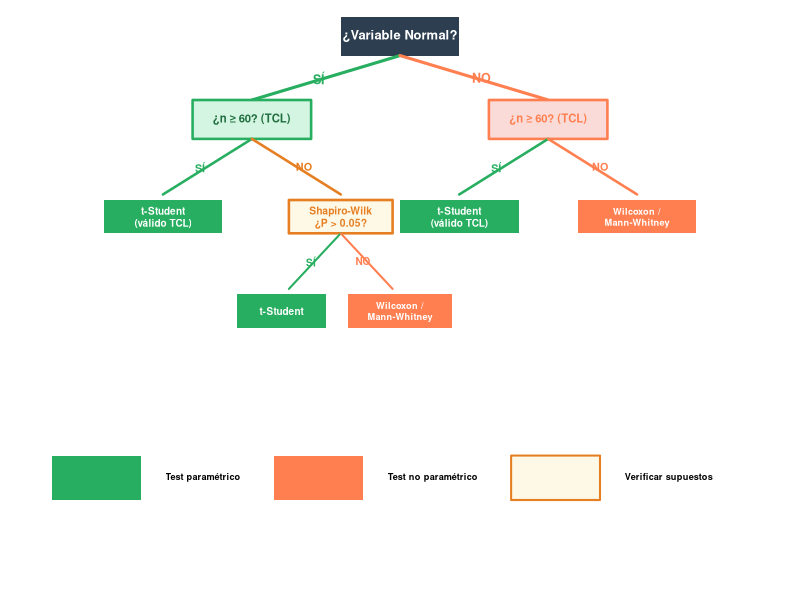
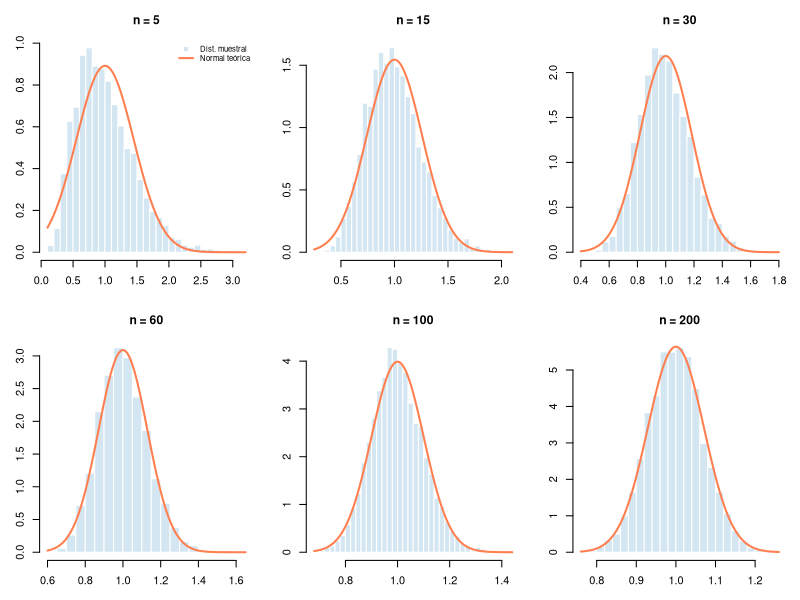
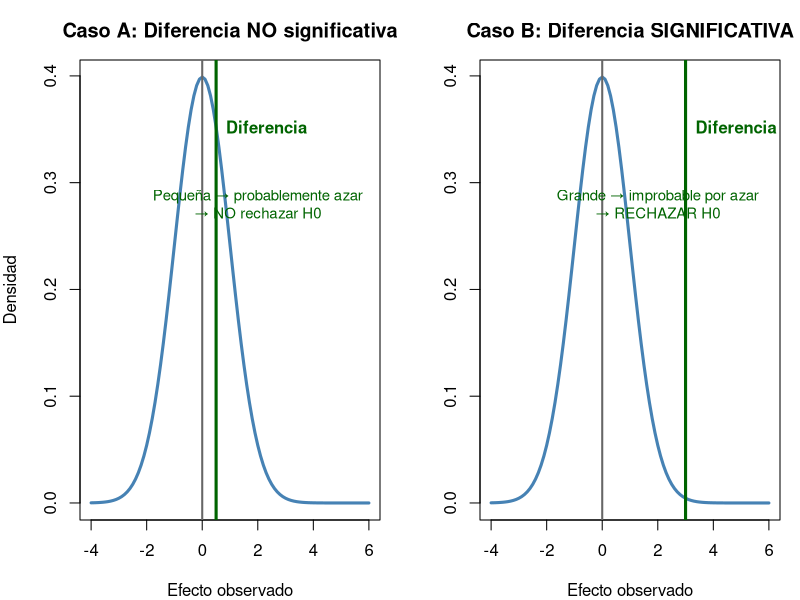
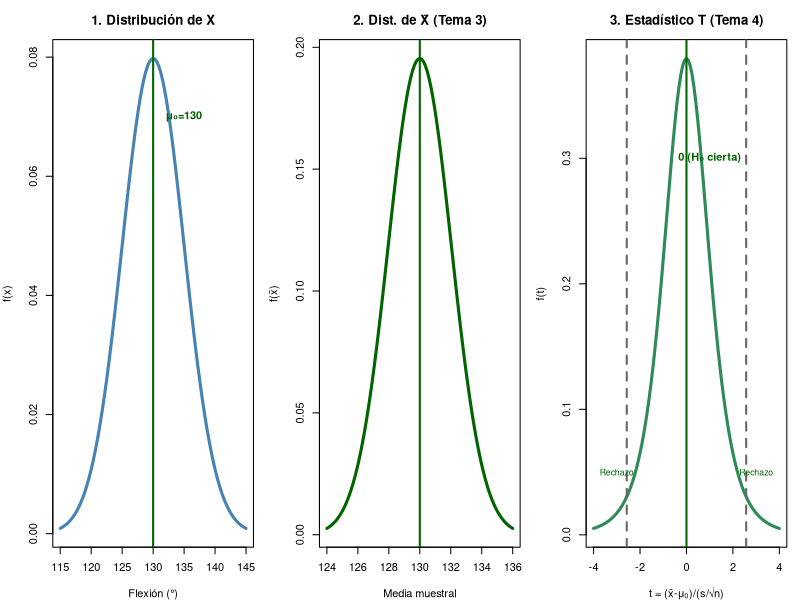
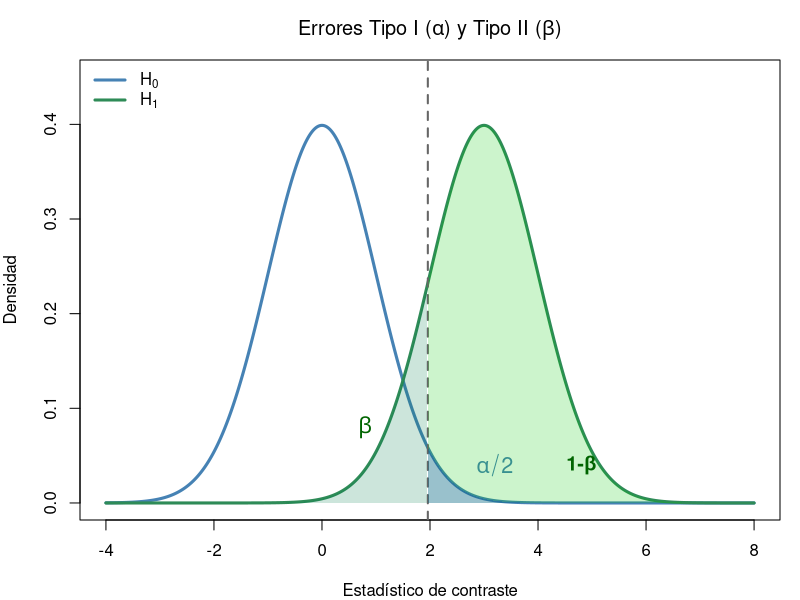
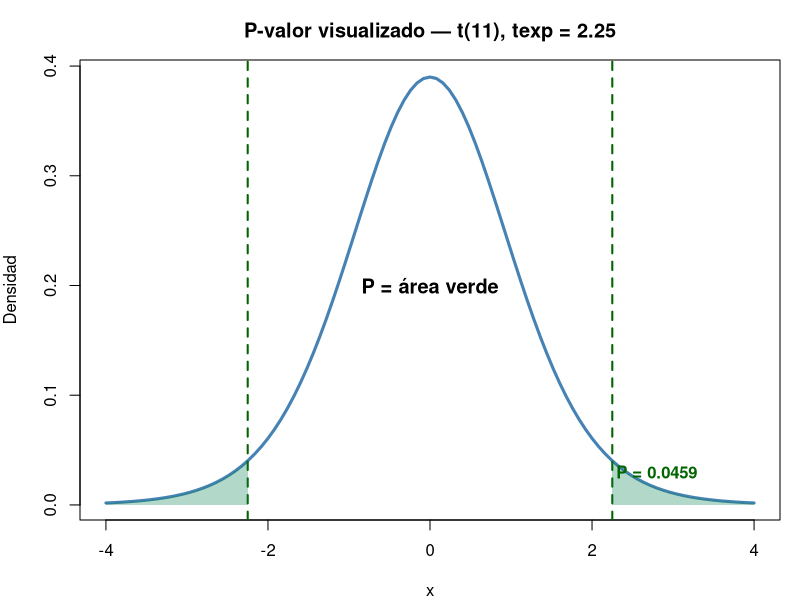
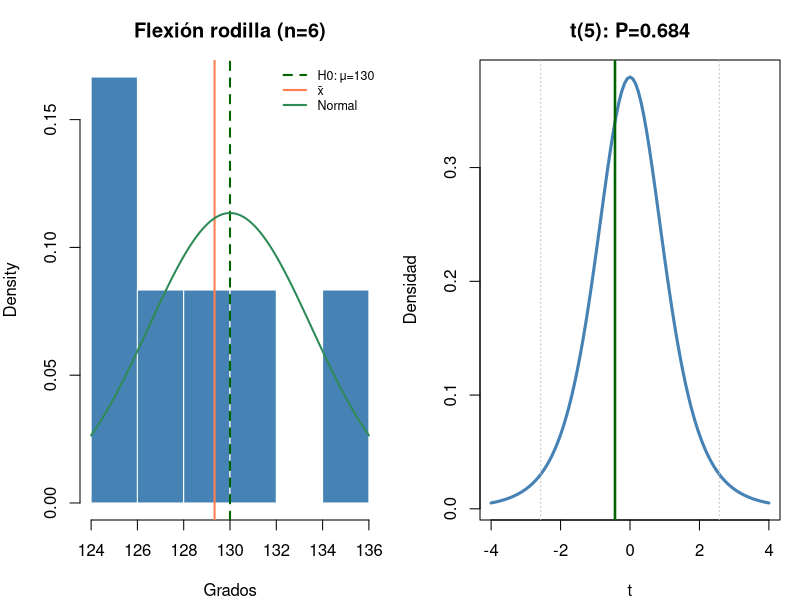
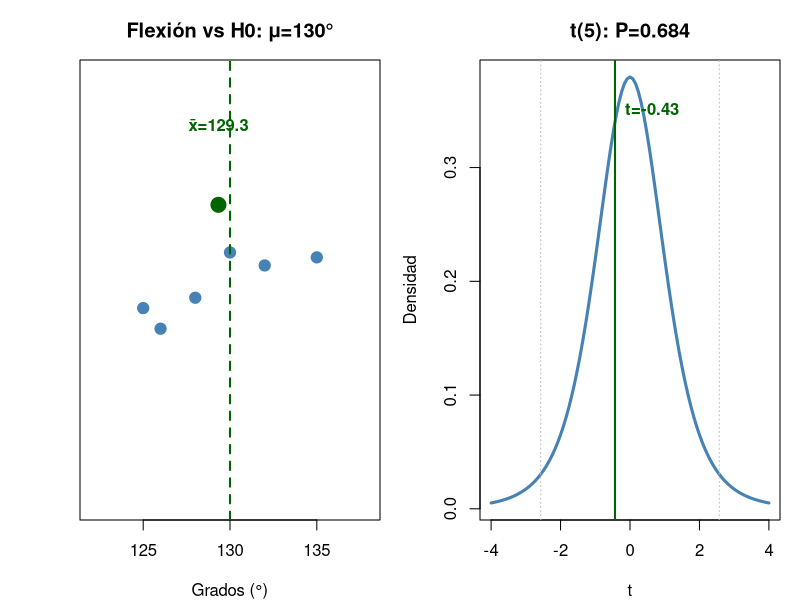

Generate these figures, in order, with R:
## ---- chunk 1
#| fig-height: 5
#| fig-alt: "Árbol de decisión clínico para elegir el test estadístico adecuado. Empieza preguntando si la variable es Normal. Si es Normal, pregunta si n≥60. Si no es Normal, también pregunta si n≥60. Las ramas llevan a t-Student, Shapiro-Wilk o tests no paramétricos."
par(mar=c(0,0,0,0), bg=NA)
plot(NA, xlim=c(0,10), ylim=c(0,10), axes=F, xlab="", ylab="")

# ── Nodo raíz ──
rect(4.2, 9.4, 5.8, 10.1, col="#2c3e50", border=NA, lwd=0)
text(5, 9.75, "¿Variable Normal?", cex=0.78, font=2, col="white")

# Ramas principales con gradiente
segments(5, 9.4, 3, 8.6, lwd=3, col="#27ae60")
segments(5, 9.4, 7, 8.6, lwd=3, col="coral")
text(3.9, 9.0, "SÍ", cex=0.75, font=2, col="#27ae60")
text(6.1, 9.0, "NO", cex=0.75, font=2, col="coral")

# ── Rama SÍ ──
rect(2.2, 7.9, 3.8, 8.6, col="#d5f5e3", border="#27ae60", lwd=2.5)
text(3, 8.25, "¿n ≥ 60? (TCL)", cex=0.68, font=2, col="#1e6e3e")
segments(3, 7.9, 1.8, 6.9, lwd=2.5, col="#27ae60")
segments(3, 7.9, 4.2, 6.9, lwd=2.5, col="#e67e22")
text(2.3, 7.4, "SÍ", cex=0.65, font=2, col="#27ae60")
text(3.7, 7.4, "NO", cex=0.65, font=2, col="#e67e22")

# Hoja: t-Student (válido TCL)
rect(1.0, 6.2, 2.6, 6.8, col="#27ae60", border=NA)
text(1.8, 6.5, "t-Student\n(válido TCL)", cex=0.6, font=2, col="white")

# Nodo intermedio: Shapiro
rect(3.5, 6.2, 4.9, 6.8, col="#fef9e7", border="#e67e22", lwd=2.5)
text(4.2, 6.5, "Shapiro-Wilk\n¿P > 0.05?", cex=0.62, font=2, col="#e67e22")
segments(4.2, 6.2, 3.5, 5.2, lwd=2, col="#27ae60")
segments(4.2, 6.2, 4.9, 5.2, lwd=2, col="coral")
text(3.8, 5.7, "SÍ", cex=0.6, font=2, col="#27ae60")
text(4.5, 5.7, "NO", cex=0.6, font=2, col="coral")

# Hojas Shapiro
rect(2.8, 4.5, 4.0, 5.1, col="#27ae60", border=NA)
text(3.4, 4.8, "t-Student", cex=0.6, font=2, col="white")
rect(4.3, 4.5, 5.7, 5.1, col="coral", border=NA)
text(5.0, 4.8, "Wilcoxon /\nMann-Whitney", cex=0.55, font=2, col="white")

# ── Rama NO ──
rect(6.2, 7.9, 7.8, 8.6, col="#fadbd8", border="coral", lwd=2.5)
text(7, 8.25, "¿n ≥ 60? (TCL)", cex=0.68, font=2, col="coral")
segments(7, 7.9, 5.8, 6.9, lwd=2.5, col="#27ae60")
segments(7, 7.9, 8.2, 6.9, lwd=2.5, col="coral")
text(6.3, 7.4, "SÍ", cex=0.65, font=2, col="#27ae60")
text(7.7, 7.4, "NO", cex=0.65, font=2, col="coral")

# Hojas rama NO
rect(5.0, 6.2, 6.6, 6.8, col="#27ae60", border=NA)
text(5.8, 6.5, "t-Student\n(válido TCL)", cex=0.6, font=2, col="white")
rect(7.4, 6.2, 9.0, 6.8, col="coral", border=NA)
text(8.2, 6.5, "Wilcoxon /\nMann-Whitney", cex=0.55, font=2, col="white")

# ── Leyenda ──
rect(0.3, 1.4, 1.5, 2.2, col="#27ae60", border=NA)
text(1.7, 1.8, "Test paramétrico", cex=0.55, pos=4, font=2)
rect(3.3, 1.4, 4.5, 2.2, col="coral", border=NA)
text(4.7, 1.8, "Test no paramétrico", cex=0.55, pos=4, font=2)
rect(6.5, 1.4, 7.7, 2.2, col="#fef9e7", border="#e67e22", lwd=2)
text(7.9, 1.8, "Verificar supuestos", cex=0.55, pos=4, font=2)
## ---- chunk 2
#| fig-height: 5.5
par(mfrow=c(2,3), mar=c(3,3,3,1))
set.seed(123)
ns <- c(5, 15, 30, 60, 100, 200)
for(i in 1:length(ns)){
  n <- ns[i]
  medias <- replicate(5000, mean(rexp(n, rate=1)))  # exponencial (muy asimétrica)
  hist(medias, col="#d4e6f1", border="white", freq=FALSE, breaks=30,
       main=paste0("n = ", n), xlab=expression(bar(x)), cex.main=1.1)
  curve(dnorm(x, mean=1, sd=1/sqrt(n)), add=T, col="coral", lwd=2)
  if(i==1) legend("topright", c("Dist. muestral", "Normal teórica"),
                  col=c("#d4e6f1","coral"), lwd=c(NA,2), pch=c(15,NA), bty="n", cex=0.7)
}
par(mfrow=c(1,1))
## ---- chunk 3
#| fig-height: 5
set.seed(123)
par(mfrow=c(1,2), mar=c(4,4,3,1))
# Escenario A: Diferencia pequeña (ruido)
curve(dnorm(x, 0, 1), -4, 6, lwd=3, col="steelblue", ylab="Densidad",
      main="Caso A: Diferencia NO significativa", xlab="Efecto observado")
abline(v=0, lwd=2, col="grey40"); abline(v=0.5, lwd=3, col="darkgreen")
text(0.5, 0.35, "Diferencia", col="darkgreen", pos=4, font=2)
text(2, 0.28, "Pequeña → probablemente azar\n→ NO rechazar H0", col="darkgreen", cex=0.9)
# Escenario B: Diferencia grande (señal)
curve(dnorm(x, 0, 1), -4, 6, lwd=3, col="steelblue", ylab="",
      main="Caso B: Diferencia SIGNIFICATIVA", xlab="Efecto observado")
abline(v=0, lwd=2, col="grey40"); abline(v=3, lwd=3, col="darkgreen")
text(3, 0.35, "Diferencia", col="darkgreen", pos=4, font=2)
text(2, 0.28, "Grande → improbable por azar\n→ RECHAZAR H0", col="darkgreen", cex=0.9)
par(mfrow=c(1,1))
## ---- chunk 4
n<-12; xbar<-189.76; s<-62.02
cat("Caso a (mu0=200): t =", round((xbar-200)/(s/sqrt(n)),3),
    "P =", round(2*pt(-abs((xbar-200)/(s/sqrt(n))),11),4),
    "\nCaso b (mu0=230): t =", round((xbar-230)/(s/sqrt(n)),3),
    "P =", round(2*pt(-abs((xbar-230)/(s/sqrt(n))),11),4))
## ---- chunk 5
#| fig-height: 5
par(mfrow=c(1,3), mar=c(4,4,3,1))

# Panel 1: Distribución de X (datos originales)
curve(dnorm(x, 130, 5), 115, 145, lwd=3, col="steelblue",
      main="1. Distribución de X", xlab="Flexión (°)", ylab="f(x)")
abline(v=130, col="darkgreen", lwd=2); text(135, 0.07, "μ₀=130", col="darkgreen", font=2)

# Panel 2: Distribución de la media muestral (T3)
curve(dnorm(x, 130, 5/sqrt(6)), 124, 136, lwd=3, col="darkgreen",
      main="2. Dist. de X̄ (Tema 3)", xlab="Media muestral", ylab="f(x̄)")
abline(v=130, col="darkgreen", lwd=2); text(131, 0.9, "μ=130", col="darkgreen", font=2)

# Panel 3: Estadístico de contraste T (T4 — estandarizado bajo H₀)
curve(dt(x, 5), -4, 4, lwd=3, col="seagreen",
      main="3. Estadístico T (Tema 4)", xlab="t = (x̄-μ₀)/(s/√n)", ylab="f(t)")
abline(v=0, col="darkgreen", lwd=2); text(1, 0.3, "0 (H₀ cierta)", col="darkgreen", font=2)
# Marcar región de rechazo
t_crit <- qt(0.975, 5)
abline(v=c(-t_crit, t_crit), col="grey40", lty=2, lwd=2)
text(3, 0.05, "Rechazo", col="darkgreen", cex=0.8)
text(-3, 0.05, "Rechazo", col="darkgreen", cex=0.8)

par(mfrow=c(1,1))
## ---- chunk 6
#| fig-height: 5
#| fig-alt: "Visualización de los errores Tipo I (alfa) y Tipo II (beta) con dos distribuciones normales solapadas. La distribución bajo H0 en azul (centrada en 0) y bajo H1 en verde (centrada en 3). El área azul a la derecha de la línea crítica vertical es alfa (error Tipo I), el área verde a la izquierda es beta (error Tipo II), y el área verde a la derecha es la potencia (1-beta)."
# Visualización de errores con dos distribuciones
par(mar=c(4,4,3,1))
x <- seq(-4, 8, 0.01)
y_H0 <- dnorm(x, 0, 1)     # Distribución bajo H0
y_H1 <- dnorm(x, 3, 1)     # Distribución bajo H1 (efecto real)
plot(x, y_H0, type="l", lwd=3, col="steelblue", ylab="Densidad",
     main=expression(paste("Errores Tipo I (", alpha, ") y Tipo II (", beta, ")")),
     ylim=c(0,0.45), xlab="Estadístico de contraste")
lines(x, y_H1, lwd=3, col="seagreen")
t_crit <- qnorm(0.975)  # 1.96
abline(v=t_crit, col="grey40", lty=2, lwd=2)
# α — cola derecha bajo H0
xf <- seq(t_crit, 8, 0.01); yf <- dnorm(xf, 0, 1)
polygon(c(xf, rev(xf)), c(yf, rep(0,length(yf))), col=rgb(0,0,1,0.25), border=NA)
text(3.2, 0.04, expression(alpha/2), col="steelblue", cex=1.3, font=2)
# β — bajo H1 a la izquierda de t_crit
xf <- seq(-4, t_crit, 0.01); yf <- dnorm(xf, 3, 1)
polygon(c(xf, rev(xf)), c(yf, rep(0,length(yf))), col=rgb(0,0.5,0.3,0.2), border=NA)
text(0.8, 0.08, expression(beta), col="darkgreen", cex=1.3, font=2)
# Potencia (1-β)
xf <- seq(t_crit, 8, 0.01); yf <- dnorm(xf, 3, 1)
polygon(c(xf, rev(xf)), c(yf, rep(0,length(yf))), col=rgb(0,0.8,0,0.2), border=NA)
text(4.8, 0.04, "1-β", col="darkgreen", cex=1.2, font=2)
legend("topleft", c(expression(H[0]), expression(H[1])), col=c("steelblue","seagreen"), lwd=3, bty="n")
## ---- chunk 7
#| fig-height: 4.5
# Visualización del P-valor
curve(dt(x, 11), -4, 4, lwd=3, col="steelblue", ylab="Densidad",
      main="P-valor visualizado — t(11), texp = 2.25")
abline(v=c(-2.25, 2.25), col="darkgreen", lwd=2, lty=2)
# Área del P-valor (dos colas)
xr <- seq(2.25, 4, 0.01); yr <- dt(xr, 11)
polygon(c(xr, rev(xr)), c(yr, rep(0,length(yr))), col=rgb(0,0.5,0.3,0.3), border=NA)
xl <- seq(-4, -2.25, 0.01); yl <- dt(xl, 11)
polygon(c(xl, rev(xl)), c(yl, rep(0,length(yl))), col=rgb(0,0.5,0.3,0.3), border=NA)
text(0, 0.2, "P = área verde", font=2, cex=1.2)
text(2.8, 0.03, paste0("P = ", round(2*pt(-2.25,11),4)), col="darkgreen", font=2)
## ---- chunk 8
x<-c(125,132,128,135,130,126); t<-(mean(x)-130)/(sd(x)/sqrt(6))
cat("t =", round(t,3), "→ P(t) =", round(2*pt(-abs(t),5),4),
    "\nP(z aprox) =", round(2*pnorm(-abs(t)),4))
## ---- chunk 9
x <- c(125,132,128,135,130,126)
t.test(x, mu = 130)
# BioEstatR: testt(m = mean(x), s = sd(x), n = length(x), m0 = 130)


# Visualización
par(mfrow=c(1,2), mar=c(4,4,3,1))
# Histograma con IC
hist(x, col="steelblue", border="white", main="Flexión rodilla (n=6)", 
     xlab="Grados", freq=FALSE)
abline(v=130, col="darkgreen", lwd=2, lty=2)
abline(v=mean(x), col="coral", lwd=2)
curve(dnorm(x, mean(x), sd(x)), add=TRUE, col="seagreen", lwd=2)
legend("topright", c("H0: μ=130","x̄","Normal"), col=c("darkgreen","coral","seagreen"),
       lty=c(2,1,1), lwd=2, bty="n", cex=0.75)
# Distribución t con estadístico
curve(dt(x, 5), -4, 4, lwd=3, col="steelblue",
      main=paste0("t(5): P=", round(t.test(x,mu=130)$p.value,3)),
      xlab="t", ylab="Densidad")
abline(v=c(-qt(0.975,5), qt(0.975,5)), col="grey", lty=3)
abline(v=t.test(x,mu=130)$statistic, col="darkgreen", lwd=2.5)
par(mfrow=c(1,1))

## ---- chunk 10
x<-48; n<-287; p0<-0.22
z<-(x - n*p0 - 0.5)/sqrt(n*p0*(1-p0))
P<-2*pnorm(-abs(z))
cat("z =", round(z,3), "P =", round(P,4))
## ---- chunk 11
x<-47; n<-50; p0<-0.95
z<-(x/n-p0)/sqrt(p0*(1-p0)/n)
cat("z =", round(z,3), "P =", round(2*pnorm(-abs(z)),4),
    "\nNo significativo: 94% no difiere de 95% (P = 0.745)")
## ---- chunk 12
#| fig-height: 5
x <- c(125,132,128,135,130,126)
tt <- t.test(x, mu=130)

par(mfrow=c(1,2), mar=c(4,4,3,1))
# Panel 1: Datos vs referencia
stripchart(x, method="jitter", pch=19, col="steelblue", cex=1.5,
           xlim=c(122,138), main="Flexión vs H0: μ=130°", xlab="Grados (°)")
abline(v=130, col="darkgreen", lwd=2, lty=2)
points(mean(x), 1.2, pch=19, col="darkgreen", cex=2)
text(mean(x), 1.35, paste0("x̄=", round(mean(x),1)), col="darkgreen", font=2, pos=3)
# Panel 2: Distribución t
curve(dt(x, 5), -4, 4, lwd=3, col="steelblue",
      main=paste0("t(5): P=", round(tt$p.value,3)), xlab="t", ylab="Densidad")
abline(v=c(-qt(0.975,5), qt(0.975,5)), col="grey", lty=3)
abline(v=tt$statistic, col="darkgreen", lwd=2)
text(tt$statistic, 0.35, paste0("t=", round(tt$statistic,2)), col="darkgreen", font=2, pos=4)
par(mfrow=c(1,1))

cat("t =", round(tt$statistic,2), "gl =", tt$parameter, "P =", round(tt$p.value,4))
